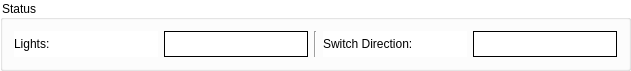
   <widget class="QGroupBox" name="groupBox_4">
    <property name="geometry">
     <rect>
      <x>10</x>
      <y>790</y>
      <width>631</width>
      <height>71</height>
     </rect>
    </property>
    <property name="styleSheet">
     <string notr="true">QGroupBox {
    background-color: white;
}
</string>
    </property>
    <property name="title">
     <string>Status</string>
    </property>
    <layout class="QGridLayout" name="gridLayout_5">
     <item row="0" column="4">
      <widget class="QLabel" name="switch_out">
       <property name="styleSheet">
        <string notr="true">background: white</string>
       </property>
       <property name="frameShape">
        <enum>QFrame::Box</enum>
       </property>
       <property name="text">
        <string/>
       </property>
       <property name="alignment">
        <set>Qt::AlignCenter</set>
       </property>
      </widget>
     </item>
     <item row="0" column="3">
      <widget class="QLabel" name="label_15">
       <property name="styleSheet">
        <string notr="true">background-color: white;

</string>
       </property>
       <property name="text">
        <string>Switch Direction: </string>
       </property>
      </widget>
     </item>
     <item row="0" column="2">
      <widget class="Line" name="line">
       <property name="orientation">
        <enum>Qt::Vertical</enum>
       </property>
      </widget>
     </item>
     <item row="0" column="0">
      <widget class="QLabel" name="label_14">
       <property name="styleSheet">
        <string notr="true">background-color: white;

</string>
       </property>
       <property name="text">
        <string>Lights: </string>
       </property>
      </widget>
     </item>
     <item row="0" column="1">
      <widget class="QLabel" name="light_out">
       <property name="layoutDirection">
        <enum>Qt::LeftToRight</enum>
       </property>
       <property name="styleSheet">
        <string notr="true">background: white</string>
       </property>
       <property name="frameShape">
        <enum>QFrame::Box</enum>
       </property>
       <property name="text">
        <string/>
       </property>
       <property name="alignment">
        <set>Qt::AlignCenter</set>
       </property>
      </widget>
     </item>
    </layout>
   </widget>
